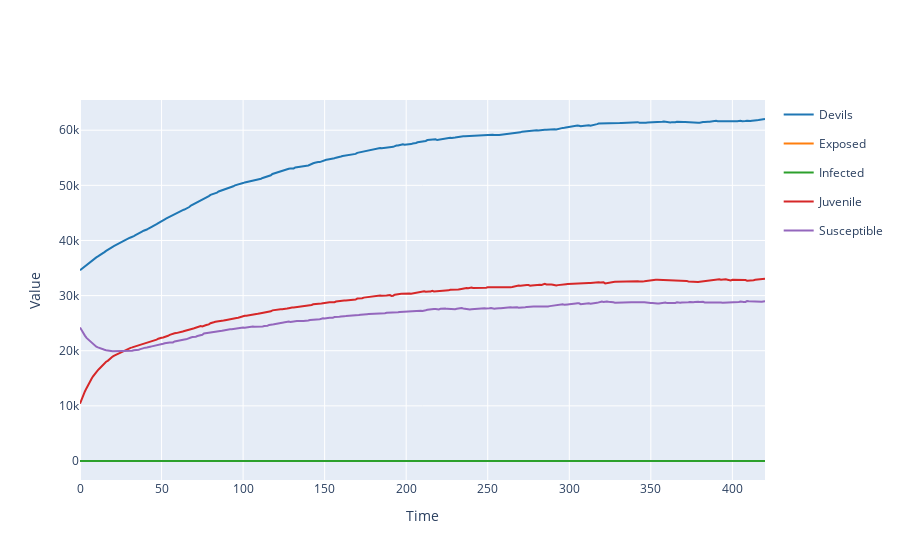

The code cell stored with this chart in its notebook:
### Code cell
result.plotplotly()

### Figure 1 — Plotly figure (JSON) as saved in the notebook; plotly's stock layout.template omitted (floating-point values rounded to 4 significant figures; data arrays with more than 128 entries replaced by an {"elided": "..."} marker saying what was removed)
{"data": [{"legendgroup": "Devils", "line": {"color": "#1f77b4"}, "mode": "lines", "name": "Devils", "type": "scatter", "x": {"elided": "421 int values"}, "y": {"elided": "421 int values"}}, {"legendgroup": "Exposed", "line": {"color": "#ff7f0e"}, "mode": "lines", "name": "Exposed", "type": "scatter", "x": {"elided": "421 int values"}, "y": {"elided": "421 int values"}}, {"legendgroup": "Infected", "line": {"color": "#2ca02c"}, "mode": "lines", "name": "Infected", "type": "scatter", "x": {"elided": "421 int values"}, "y": {"elided": "421 int values"}}, {"legendgroup": "Juvenile", "line": {"color": "#d62728"}, "mode": "lines", "name": "Juvenile", "type": "scatter", "x": {"elided": "421 int values"}, "y": {"elided": "421 int values"}}, {"legendgroup": "Susceptible", "line": {"color": "#9467bd"}, "mode": "lines", "name": "Susceptible", "type": "scatter", "x": {"elided": "421 int values"}, "y": {"elided": "421 int values"}}], "layout": {"showlegend": true, "title": {"text": ""}, "xaxis": {"title": {"text": "Time"}}, "yaxis": {"title": {"text": "Value"}}}}
